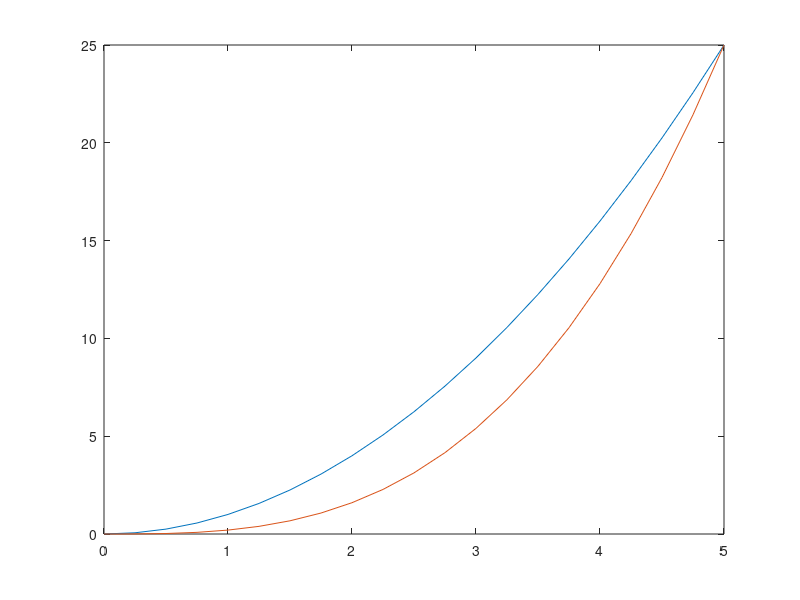

Write MATLAB code to recreate this figure. (Note: this script raises an error after producing the figure.)
%% Intro to making plots in Matlab
%
% Tutorial on making plots using imported and calculated data sets

% Matlab has numerous tools for making plots and adjusting their
% appearance, including 2D graphs and 3D surface plots.
%
% This script will use Sections, which are separated by lines starting %%
% and you can run all the code in any Section by clicking "Run Section" or
% "Run and Advance" in the Editor menu bar.

% let's make some fake data
x1=linspace(0,5,21);
y1=x1.^2;
y2=x1.^3 / 5;
x3=linspace(-5,5,21);
y3=x3.^3 / 5;

%% The plot command makes 2D graphs. You usually call it in one of 2 modes:

% triples of vector of x values, vector of y values, and a Linespec string
% Linespec is a code that tells what color and style to make the line: see
% doc plot for more info on Linespec
plot(x1,y1)
plot(x1,y1,'r') % plot one curve
plot(x1,y1,'r',x1,y2,'b') % overlay 2 curves
% plot(x1,y1,'r',x3,y3,'b') % overlay 2 curves with different x data
% plot(x1,y2,'r',x3,y3,'rs') % overlay 2 curves with different x data

%% or, a vector of x values and matrix of y values, with each row
% corresponding to a curve you want to plot. Here the x values have to be
% the same, and one dimension of the y matrix has to be the same length as
% the x data
plot(x1,[y1 ; y2])
% This is more concise. You usually don't specify the Linespec this way,
% but you can adjust the appearance of the plot after it is made.

%% figures and axes
% By default your artwork appears in the active figure window, or if none
% exists, it opens a new one. You can have multiple figure windows, so that
% you can update one without ruining others:
figure(2); 
clf % clf is "clear figure": clears existing content in fig 2
gcf  % will display current figure number and properties in command window
my_figure2=gcf;

% you can edit the appearance of a plot manually via the figure window
% (details change in every version of Matlab) or using commands, which is
% useful in a script so it appears the same way every time.

% plot creates a set of 'axes' within the figure
plot(x1,y1,'r')
xlabel('X')
% Matlab lets you use LaTeX-style markup to style text displayed in plots
ylabel('Y=X^2') 
gca  % will display a "handle" for the current set of axes, a data type you can use to refer to this set of axes later

%% To put a plot in an existing set of axes, list axes first:
ax1=gca;
plot(ax1,x1,y1,'b')

% Even thought the plot command generates an "axes", the command returns a
% handle for the line, or an array of handles for the multiple lines, that
% it has created. You can use these to set properties later.
ax1=gca;
h1=plot(ax1,x1,y1,'b')
set(h1,'color','k','LineWidth',2) % make line black ('b' is blue, 'k' black) and 2 points thick

%% If you run plot again, it writes over what you had, without asking!
plot(x3,y3)

% If you want a different figure, call the "figure" command to make another

%% or, you can use "hold on" and "hold off" to add additional lines to
% existing axes

plot(x1,y2,'r')
hold on
plot(x3,y3,'rs')
hold off

%% set limits

% to get or set axis limits, use 'xlim' and 'ylim' commands. 
% It's really helpful sometimes to both get the current value if you just
% want to adjust the upper or lower limit
ylim
% ylim([0 25]) % set min and max as a 2-element vector
% ylim('auto') % automatically covers your data range
% ylim([0 max(ylim)]) % I do this a lot

%% change axis mode

figure(2); 
clf

handles=plot(x1,y1,'r',x1,y2,'b');
set(handles,'LineWidth',2)
set(handles(2),'LineStyle','-.')
legend('square','cube/5')
% If you plot a power law function on a log-log scale you should be able to
% read off the exponent from the slope
set(gca,'YScale','log') % log scale
set(gca,'XScale','log')
axis equal  % forces equal X and Y scale on current axes, seems to not work right with log axis scale though
set(gca,'XGrid','on','YGrid','on')

%% try log plot again in a different way
% note that in Matlab, as in c, 'log()' does natural logarithm, 'log10()'
% for base 10 logs
handles=plot(log10(x1),log10(y1),'r',log10(x1),log10(y2),'b');
set(handles,'LineWidth',2)
set(handles(2),'LineStyle','-.')
legend('square','cube/5')
axis equal
set(gca,'XGrid','on','YGrid','on')
xlabel('Log X')
ylabel('Log Y')

% see doc plot or doc axes for help on all the various plot settings you
% can change

%% overlay plots
% You can overlay two sets of axes: usually you have the same x scale, and
% different y scales on each side, for example. This is tricky.

figure(3);
clf

% create axes objects
ax1=axes;
ax2=axes;
% create first plot on first set of axes
plot(ax1,x1,y1,'r')
% specify x limits to make sure they will be the same as for the next plot
xlim([0 5])
% create second plot
plot(ax2,x1,log(y1),'k.')
xlim([0 5])
% bring focus back to ax1 to adjust its appearance
axes(ax1)
set(gca,'Box','off','YColor','r') 
% 'Box' is whether ticks show up on opposite side, 'YColor' is color of axis and its labels
xlabel('X')
ylabel('X^2')
% bring focus to ax2 to adjust its appearance
axes(ax2)
set(gca,'Color','none','YAxisLocation','right','Box','off')
% 'Color' is the color of the plot background: want 'none' so we can see
% the other plot that's behind it. 
ylabel('Ln(X^2)')

%% Subplot
% subplot command makes a grid of plots

figure(1);
clf
% first number is rows, second is columns, 3rd is a linear index
subplot(2,2,1) 
plot(x1,y1)
subplot(2,2,2)
plot(x1,y2)
subplot(2,2,3)
plot(x3,y3)
ylabel('X^3 / 5')

%% you can go back and adjust panels individually 
% by using the subplot command to bring attention to one of the plots. Just
% be sure to use the same number of rows and columns or it might redraw the
% whole figure and erase your work.
subplot(2,2,1)
ylabel('X^2')